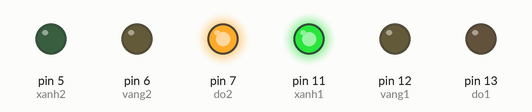
A sketch run on a simulated Arduino Uno, built with avr-gcc and run on an emulated ATmega328P. Shown: output pins drawn as LEDs (lit = HIGH).

Above: at 2.5 s.
At 6.0 s:
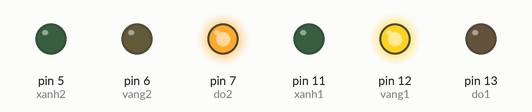
At 9.5 s:
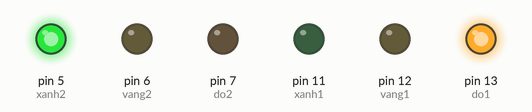
At 13.0 s:
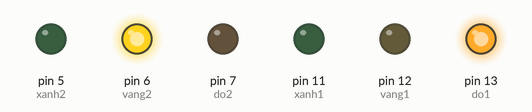
Timing chart, 0 to 18.2 s (numbered marks = the images above):
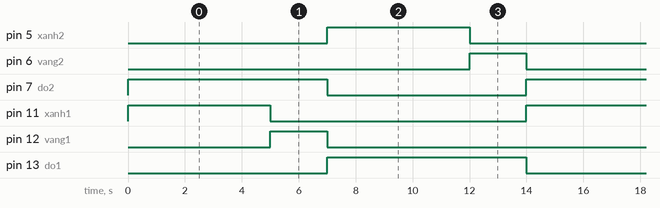

Measured:
- by itself, pin 5 (xanh2), pin 11 (xanh1): alternates HIGH for 5.0 s and LOW for 9.0 s
- by itself, pin 6 (vang2), pin 12 (vang1): alternates HIGH for 2.0 s and LOW for 12.0 s
- by itself, pin 7 (do2), pin 13 (do1): alternates HIGH for 7.0 s and LOW for 7.0 s

The sketch:

sketch_may25a.ino
```cpp
const int do1 = 13;
const int vang1 = 12;
const int xanh1 = 11;

const int do2 = 7;
const int vang2 = 6;
const int xanh2 = 5;

void setup() {
  pinMode (do1, OUTPUT);
  pinMode (vang1, OUTPUT);
  pinMode (xanh1, OUTPUT);

  pinMode (do2, OUTPUT);
  pinMode (vang2, OUTPUT);
  pinMode (xanh2, OUTPUT);

}

void loop() {
  digitalWrite(xanh1,HIGH);
  digitalWrite(vang1, LOW);
  digitalWrite(do1, LOW);

  digitalWrite(xanh2, LOW);
  digitalWrite(vang2, LOW);
  digitalWrite(do2, HIGH);
  delay(5000);


  digitalWrite(xanh1,LOW);
  digitalWrite(vang1, HIGH);
  digitalWrite(do1, LOW);
  delay(2000);


  digitalWrite(xanh1,LOW);
  digitalWrite(vang1, LOW);
  digitalWrite(do1, HIGH);

  digitalWrite(xanh2, HIGH);
  digitalWrite(vang2, LOW);
  digitalWrite(do2, LOW);
  delay(5000);


  digitalWrite(xanh2, LOW);
  digitalWrite(vang2, HIGH);
  digitalWrite(do2, LOW);
  delay(2000);
}
```
